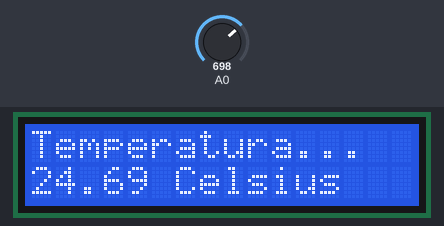
This sketch was run on a simulated Arduino Uno, built with avr-gcc and run on an emulated ATmega328P. On the bench: 16×2 character LCD. The test bench sets the inputs (shaded band); at power-on: A0 = 698.

Above: at 1.2 s.
1.3 s: A0 set to 753
At 2.4 s:
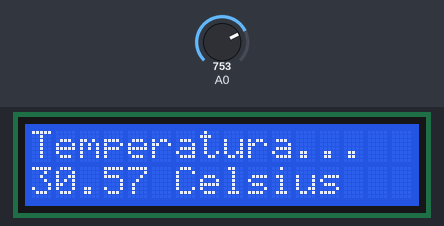
4.3 s: A0 set to 802
At 5.5 s:
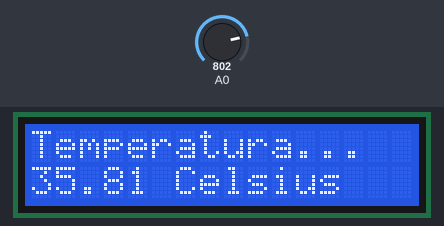
7.3 s: A0 set to 872
At 8.6 s:
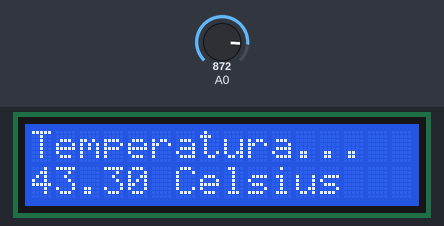
Timing chart, 0 to 10.3 s (numbered marks = the images above; inputs shaded):
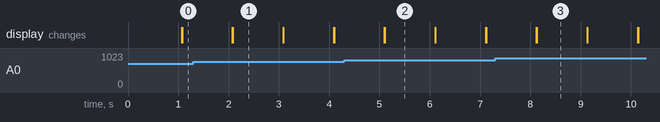

The sketch:

sketch37.ino
```cpp
/* Prof. Michele Maffucci
   26.03.2014

   Visualizare la temperatura rilevata con un TMP36
   su un display LCD 16x2 standard Hitachi HD44780

   Questo codice è di dominio pubblico

  Circuito:
 * pin RS collegato al pin digitale 12
 * pin E (Enable) collegato al pin digitale 11
 * pin D4 collegato al pin digitale 5
 * pin D5 collegato al pin digitale 4
 * pin D6 collegato al pin digitale 3
 * pin D7 collegato al pin digitale 2
 * pin R/W collegato al GND
 * pin 1 e pin 4 collegati a GND
 * pin 2 collegato a +Vcc
 * centrale del potenziometro/trimmer da 10 KOhm collegato al pin 3 del'LCD
 * pin SX potenziometro/trimmer collegato a +Vcc
 * pin DX potenziometro/trimmer collegato a GND
 * i pin SX e DX del potenziometro/trimmer possono essere interscambiati
*/

// includere la libreria:
#include <LiquidCrystal.h>

/*
   Viene creata l'istanza dell'oggetto LiquidCrystal chiamata lcd in cui
   sono indicati i pin dell'LCD collegati alle uscite digitali di Arduino
*/

LiquidCrystal lcd(12, 11, 5, 4, 3, 2);

int valore = 0;                   // valore restituito dall'analogRead()
float temperatura = 0;            // variabile per conservare
                                  // la temperatura rilevata

float misure[8];                    // array in cui memorizzare 8 valori

void setup() {
  lcd.begin(16, 2);           //impostiamo il numero di colonne ed il numero di righe di lcd
  analogReference(INTERNAL);  // viene indicato al convertitore AD che la tensione
                              // di riferimento non è più 5V ma quella interna
                              // ma il valore INTERNO di 1,1 V
}

void loop() {
  // stampa della prima riga sull'LCD
  lcd.print("Temperatura...");
  // posiziona il cursore in colonna 0 e linea 1
  // (nota: la linea 1 e la seconda linea, poichè si conta incominciando da 0):
  lcd.setCursor(0, 1);

  for(int i=0;i<=7;i++) {                      // legge 8 misure di temperatura

  valore = analogRead(0);                      // valore letto dal sensore

  // calcola la proporzione
  // il valore restituito da analogRead() è un numero compreso tra
  // 0 e 1024 pertanto ciascuna unità vale 1,1/1024 = 0,107 mV
  // da cui valore misurato (volt) = val * 0,107 mV

  misure[i] = (0.107*valore-50);               // memorizzazione nella posizione i-esima
                                               // della temperatura
  temperatura = temperatura + misure[i];       // somma al valore letto quello precedente
}

  temperatura = temperatura/8.0;               // media dei valori letti
  lcd.print(temperatura);                      // stampa la temperatura sull'LCD
  lcd.print(" Celsius ");                      // stampa la la parola "Celsius" dopo il valore
  delay(1000);                                 // intervallo di 1 secondo
  lcd.clear();                                 // cancella lo schermo
  temperatura=0;                               // inizializzazione della variabile per
                                               // il nuovo ciclo di lettura
}
```

Measured:
- after the input at 1.3 s, the display: first differs from a run without the input after 0.78 s (image 1)
- after the input at 4.3 s, the display: first differs from a run without the input after 0.81 s (image 2)
- after the input at 7.3 s, the display: first differs from a run without the input after 0.83 s (image 3)
- what the display in image 1 shows lasts 1.0 s, from 2.1 s to 3.1 s
